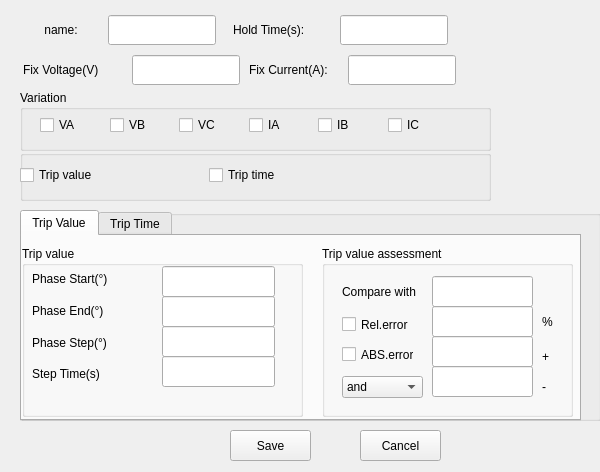
<?xml version="1.0" encoding="UTF-8"?>
<ui version="4.0">
 <class>Phrase</class>
 <widget class="QWidget" name="Phrase">
  <property name="geometry">
   <rect>
    <x>0</x>
    <y>0</y>
    <width>600</width>
    <height>472</height>
   </rect>
  </property>
  <property name="windowTitle">
   <string>Form</string>
  </property>
  <widget class="QGroupBox" name="groupBox">
   <property name="geometry">
    <rect>
     <x>20</x>
     <y>90</y>
     <width>471</width>
     <height>61</height>
    </rect>
   </property>
   <property name="title">
    <string>Variation</string>
   </property>
   <widget class="QWidget" name="horizontalLayoutWidget">
    <property name="geometry">
     <rect>
      <x>20</x>
      <y>20</y>
      <width>411</width>
      <height>31</height>
     </rect>
    </property>
    <layout class="QHBoxLayout" name="horizontalLayout">
     <item>
      <widget class="QCheckBox" name="checkBox">
       <property name="text">
        <string>VA</string>
       </property>
      </widget>
     </item>
     <item>
      <widget class="QCheckBox" name="checkBox_2">
       <property name="text">
        <string>VB</string>
       </property>
      </widget>
     </item>
     <item>
      <widget class="QCheckBox" name="checkBox_3">
       <property name="text">
        <string>VC</string>
       </property>
      </widget>
     </item>
     <item>
      <widget class="QCheckBox" name="checkBox_4">
       <property name="text">
        <string>IA</string>
       </property>
      </widget>
     </item>
     <item>
      <widget class="QCheckBox" name="checkBox_5">
       <property name="text">
        <string>IB</string>
       </property>
      </widget>
     </item>
     <item>
      <widget class="QCheckBox" name="checkBox_6">
       <property name="text">
        <string>IC</string>
       </property>
      </widget>
     </item>
    </layout>
   </widget>
  </widget>
  <widget class="QPushButton" name="pushButton">
   <property name="geometry">
    <rect>
     <x>230</x>
     <y>430</y>
     <width>81</width>
     <height>31</height>
    </rect>
   </property>
   <property name="text">
    <string>Save</string>
   </property>
  </widget>
  <widget class="QPushButton" name="pushButton_2">
   <property name="geometry">
    <rect>
     <x>360</x>
     <y>430</y>
     <width>81</width>
     <height>31</height>
    </rect>
   </property>
   <property name="text">
    <string>Cancel</string>
   </property>
  </widget>
  <widget class="QGroupBox" name="groupBox_6">
   <property name="geometry">
    <rect>
     <x>20</x>
     <y>210</y>
     <width>581</width>
     <height>211</height>
    </rect>
   </property>
   <property name="title">
    <string/>
   </property>
   <widget class="QTabWidget" name="tabWidget">
    <property name="geometry">
     <rect>
      <x>0</x>
      <y>0</y>
      <width>561</width>
      <height>211</height>
     </rect>
    </property>
    <property name="currentIndex">
     <number>0</number>
    </property>
    <widget class="QWidget" name="tab">
     <attribute name="title">
      <string>Trip Value</string>
     </attribute>
     <widget class="QGroupBox" name="groupBox_2">
      <property name="geometry">
       <rect>
        <x>0</x>
        <y>10</y>
        <width>281</width>
        <height>171</height>
       </rect>
      </property>
      <property name="title">
       <string>Trip value</string>
      </property>
      <widget class="QWidget" name="verticalLayoutWidget">
       <property name="geometry">
        <rect>
         <x>10</x>
         <y>20</y>
         <width>121</width>
         <height>121</height>
        </rect>
       </property>
       <layout class="QVBoxLayout" name="verticalLayout">
        <item>
         <widget class="QLabel" name="label_2">
          <property name="text">
           <string>Phase Start(°)</string>
          </property>
         </widget>
        </item>
        <item>
         <widget class="QLabel" name="label_3">
          <property name="text">
           <string>Phase End(°)</string>
          </property>
         </widget>
        </item>
        <item>
         <widget class="QLabel" name="label_5">
          <property name="text">
           <string>Phase Step(°)</string>
          </property>
         </widget>
        </item>
        <item>
         <widget class="QLabel" name="label_4">
          <property name="text">
           <string>Step Time(s)</string>
          </property>
         </widget>
        </item>
       </layout>
      </widget>
      <widget class="QLineEdit" name="lineEdit_5">
       <property name="geometry">
        <rect>
         <x>140</x>
         <y>110</y>
         <width>113</width>
         <height>31</height>
        </rect>
       </property>
      </widget>
      <widget class="QLineEdit" name="lineEdit_3">
       <property name="geometry">
        <rect>
         <x>140</x>
         <y>50</y>
         <width>113</width>
         <height>31</height>
        </rect>
       </property>
      </widget>
      <widget class="QLineEdit" name="lineEdit_4">
       <property name="geometry">
        <rect>
         <x>140</x>
         <y>80</y>
         <width>113</width>
         <height>31</height>
        </rect>
       </property>
      </widget>
      <widget class="QLineEdit" name="lineEdit_2">
       <property name="geometry">
        <rect>
         <x>140</x>
         <y>20</y>
         <width>113</width>
         <height>31</height>
        </rect>
       </property>
      </widget>
     </widget>
     <widget class="QGroupBox" name="groupBox_3">
      <property name="geometry">
       <rect>
        <x>300</x>
        <y>10</y>
        <width>251</width>
        <height>171</height>
       </rect>
      </property>
      <property name="title">
       <string>Trip value assessment</string>
      </property>
      <widget class="QLabel" name="label_6">
       <property name="geometry">
        <rect>
         <x>20</x>
         <y>30</y>
         <width>81</width>
         <height>31</height>
        </rect>
       </property>
       <property name="text">
        <string>Compare with</string>
       </property>
      </widget>
      <widget class="QLineEdit" name="lineEdit_7">
       <property name="geometry">
        <rect>
         <x>110</x>
         <y>30</y>
         <width>101</width>
         <height>31</height>
        </rect>
       </property>
      </widget>
      <widget class="QLineEdit" name="lineEdit_8">
       <property name="geometry">
        <rect>
         <x>110</x>
         <y>60</y>
         <width>101</width>
         <height>31</height>
        </rect>
       </property>
      </widget>
      <widget class="QLineEdit" name="lineEdit_9">
       <property name="geometry">
        <rect>
         <x>110</x>
         <y>90</y>
         <width>101</width>
         <height>31</height>
        </rect>
       </property>
      </widget>
      <widget class="QCheckBox" name="checkBox_7">
       <property name="geometry">
        <rect>
         <x>20</x>
         <y>70</y>
         <width>72</width>
         <height>17</height>
        </rect>
       </property>
       <property name="text">
        <string>Rel.error</string>
       </property>
      </widget>
      <widget class="QCheckBox" name="checkBox_8">
       <property name="geometry">
        <rect>
         <x>20</x>
         <y>100</y>
         <width>72</width>
         <height>17</height>
        </rect>
       </property>
       <property name="text">
        <string>ABS.error</string>
       </property>
      </widget>
      <widget class="QComboBox" name="comboBox">
       <property name="geometry">
        <rect>
         <x>20</x>
         <y>130</y>
         <width>81</width>
         <height>22</height>
        </rect>
       </property>
       <item>
        <property name="text">
         <string>and</string>
        </property>
       </item>
       <item>
        <property name="text">
         <string>or</string>
        </property>
       </item>
      </widget>
      <widget class="QLabel" name="label_14">
       <property name="geometry">
        <rect>
         <x>220</x>
         <y>100</y>
         <width>54</width>
         <height>21</height>
        </rect>
       </property>
       <property name="text">
        <string>+</string>
       </property>
      </widget>
      <widget class="QLineEdit" name="lineEdit_18">
       <property name="geometry">
        <rect>
         <x>110</x>
         <y>120</y>
         <width>101</width>
         <height>31</height>
        </rect>
       </property>
      </widget>
      <widget class="QLabel" name="label_15">
       <property name="geometry">
        <rect>
         <x>220</x>
         <y>130</y>
         <width>54</width>
         <height>21</height>
        </rect>
       </property>
       <property name="text">
        <string>-</string>
       </property>
      </widget>
      <widget class="QLabel" name="label_7">
       <property name="geometry">
        <rect>
         <x>220</x>
         <y>60</y>
         <width>31</width>
         <height>31</height>
        </rect>
       </property>
       <property name="text">
        <string>%</string>
       </property>
      </widget>
     </widget>
    </widget>
    <widget class="QWidget" name="tab_2">
     <attribute name="title">
      <string>Trip Time</string>
     </attribute>
     <widget class="QGroupBox" name="groupBox_4">
      <property name="geometry">
       <rect>
        <x>10</x>
        <y>10</y>
        <width>281</width>
        <height>161</height>
       </rect>
      </property>
      <property name="title">
       <string>Trip time</string>
      </property>
      <widget class="QLabel" name="label_8">
       <property name="geometry">
        <rect>
         <x>20</x>
         <y>30</y>
         <width>121</width>
         <height>31</height>
        </rect>
       </property>
       <property name="text">
        <string>Stop Phase(°):</string>
       </property>
      </widget>
      <widget class="QLabel" name="label_9">
       <property name="geometry">
        <rect>
         <x>20</x>
         <y>60</y>
         <width>121</width>
         <height>31</height>
        </rect>
       </property>
       <property name="text">
        <string>Maximum Time(s)</string>
       </property>
      </widget>
      <widget class="QLineEdit" name="lineEdit_10">
       <property name="geometry">
        <rect>
         <x>140</x>
         <y>30</y>
         <width>113</width>
         <height>31</height>
        </rect>
       </property>
      </widget>
      <widget class="QLineEdit" name="lineEdit_11">
       <property name="geometry">
        <rect>
         <x>140</x>
         <y>60</y>
         <width>113</width>
         <height>31</height>
        </rect>
       </property>
      </widget>
     </widget>
     <widget class="QGroupBox" name="groupBox_5">
      <property name="geometry">
       <rect>
        <x>300</x>
        <y>10</y>
        <width>251</width>
        <height>161</height>
       </rect>
      </property>
      <property name="title">
       <string>Trip time assessment</string>
      </property>
      <widget class="QLabel" name="label_10">
       <property name="geometry">
        <rect>
         <x>20</x>
         <y>30</y>
         <width>81</width>
         <height>31</height>
        </rect>
       </property>
       <property name="text">
        <string>Compare with</string>
       </property>
      </widget>
      <widget class="QLineEdit" name="lineEdit_12">
       <property name="geometry">
        <rect>
         <x>110</x>
         <y>30</y>
         <width>101</width>
         <height>31</height>
        </rect>
       </property>
      </widget>
      <widget class="QLineEdit" name="lineEdit_13">
       <property name="geometry">
        <rect>
         <x>110</x>
         <y>60</y>
         <width>101</width>
         <height>31</height>
        </rect>
       </property>
      </widget>
      <widget class="QLineEdit" name="lineEdit_14">
       <property name="geometry">
        <rect>
         <x>110</x>
         <y>90</y>
         <width>101</width>
         <height>31</height>
        </rect>
       </property>
      </widget>
      <widget class="QCheckBox" name="checkBox_9">
       <property name="geometry">
        <rect>
         <x>20</x>
         <y>70</y>
         <width>72</width>
         <height>17</height>
        </rect>
       </property>
       <property name="text">
        <string>Rel.error</string>
       </property>
      </widget>
      <widget class="QCheckBox" name="checkBox_10">
       <property name="geometry">
        <rect>
         <x>20</x>
         <y>100</y>
         <width>72</width>
         <height>17</height>
        </rect>
       </property>
       <property name="text">
        <string>ABS.error</string>
       </property>
      </widget>
      <widget class="QComboBox" name="comboBox_2">
       <property name="geometry">
        <rect>
         <x>20</x>
         <y>130</y>
         <width>81</width>
         <height>22</height>
        </rect>
       </property>
       <item>
        <property name="text">
         <string>and</string>
        </property>
       </item>
       <item>
        <property name="text">
         <string>or</string>
        </property>
       </item>
      </widget>
      <widget class="QLabel" name="label_16">
       <property name="geometry">
        <rect>
         <x>220</x>
         <y>100</y>
         <width>61</width>
         <height>20</height>
        </rect>
       </property>
       <property name="text">
        <string>+</string>
       </property>
      </widget>
      <widget class="QLabel" name="label_17">
       <property name="geometry">
        <rect>
         <x>220</x>
         <y>130</y>
         <width>41</width>
         <height>21</height>
        </rect>
       </property>
       <property name="text">
        <string>-</string>
       </property>
      </widget>
      <widget class="QLineEdit" name="lineEdit_19">
       <property name="geometry">
        <rect>
         <x>110</x>
         <y>120</y>
         <width>101</width>
         <height>31</height>
        </rect>
       </property>
      </widget>
      <widget class="QLabel" name="label_18">
       <property name="geometry">
        <rect>
         <x>220</x>
         <y>60</y>
         <width>54</width>
         <height>31</height>
        </rect>
       </property>
       <property name="text">
        <string>%</string>
       </property>
      </widget>
     </widget>
    </widget>
   </widget>
  </widget>
  <widget class="QWidget" name="horizontalLayoutWidget_3">
   <property name="geometry">
    <rect>
     <x>20</x>
     <y>10</y>
     <width>441</width>
     <height>41</height>
    </rect>
   </property>
   <layout class="QHBoxLayout" name="horizontalLayout_3">
    <item>
     <widget class="QLabel" name="label">
      <property name="sizePolicy">
       <sizepolicy hsizetype="Fixed" vsizetype="Fixed">
        <horstretch>0</horstretch>
        <verstretch>0</verstretch>
       </sizepolicy>
      </property>
      <property name="minimumSize">
       <size>
        <width>60</width>
        <height>30</height>
       </size>
      </property>
      <property name="text">
       <string>name:</string>
      </property>
      <property name="textFormat">
       <enum>Qt::PlainText</enum>
      </property>
      <property name="alignment">
       <set>Qt::AlignCenter</set>
      </property>
     </widget>
    </item>
    <item>
     <widget class="QLineEdit" name="lineEdit">
      <property name="sizePolicy">
       <sizepolicy hsizetype="Fixed" vsizetype="Fixed">
        <horstretch>0</horstretch>
        <verstretch>0</verstretch>
       </sizepolicy>
      </property>
      <property name="minimumSize">
       <size>
        <width>80</width>
        <height>30</height>
       </size>
      </property>
     </widget>
    </item>
    <item>
     <widget class="QLabel" name="label_11">
      <property name="sizePolicy">
       <sizepolicy hsizetype="Fixed" vsizetype="Fixed">
        <horstretch>0</horstretch>
        <verstretch>0</verstretch>
       </sizepolicy>
      </property>
      <property name="minimumSize">
       <size>
        <width>90</width>
        <height>30</height>
       </size>
      </property>
      <property name="text">
       <string>Hold Time(s):</string>
      </property>
     </widget>
    </item>
    <item>
     <widget class="QLineEdit" name="lineEdit_15">
      <property name="sizePolicy">
       <sizepolicy hsizetype="Fixed" vsizetype="Fixed">
        <horstretch>0</horstretch>
        <verstretch>0</verstretch>
       </sizepolicy>
      </property>
      <property name="minimumSize">
       <size>
        <width>90</width>
        <height>30</height>
       </size>
      </property>
     </widget>
    </item>
   </layout>
  </widget>
  <widget class="QWidget" name="horizontalLayoutWidget_4">
   <property name="geometry">
    <rect>
     <x>20</x>
     <y>50</y>
     <width>441</width>
     <height>41</height>
    </rect>
   </property>
   <layout class="QHBoxLayout" name="horizontalLayout_4">
    <item>
     <widget class="QLabel" name="label_12">
      <property name="sizePolicy">
       <sizepolicy hsizetype="Fixed" vsizetype="Fixed">
        <horstretch>0</horstretch>
        <verstretch>0</verstretch>
       </sizepolicy>
      </property>
      <property name="minimumSize">
       <size>
        <width>100</width>
        <height>30</height>
       </size>
      </property>
      <property name="text">
       <string>Fix Voltage(V)</string>
      </property>
     </widget>
    </item>
    <item>
     <widget class="QLineEdit" name="lineEdit_16">
      <property name="sizePolicy">
       <sizepolicy hsizetype="Fixed" vsizetype="Fixed">
        <horstretch>0</horstretch>
        <verstretch>0</verstretch>
       </sizepolicy>
      </property>
      <property name="minimumSize">
       <size>
        <width>90</width>
        <height>30</height>
       </size>
      </property>
     </widget>
    </item>
    <item>
     <widget class="QLabel" name="label_13">
      <property name="sizePolicy">
       <sizepolicy hsizetype="Fixed" vsizetype="Fixed">
        <horstretch>0</horstretch>
        <verstretch>0</verstretch>
       </sizepolicy>
      </property>
      <property name="minimumSize">
       <size>
        <width>90</width>
        <height>30</height>
       </size>
      </property>
      <property name="text">
       <string>Fix Current(A):</string>
      </property>
     </widget>
    </item>
    <item>
     <widget class="QLineEdit" name="lineEdit_17">
      <property name="sizePolicy">
       <sizepolicy hsizetype="Fixed" vsizetype="Fixed">
        <horstretch>0</horstretch>
        <verstretch>0</verstretch>
       </sizepolicy>
      </property>
      <property name="minimumSize">
       <size>
        <width>90</width>
        <height>30</height>
       </size>
      </property>
     </widget>
    </item>
   </layout>
  </widget>
  <widget class="QGroupBox" name="groupBox_7">
   <property name="geometry">
    <rect>
     <x>20</x>
     <y>150</y>
     <width>471</width>
     <height>51</height>
    </rect>
   </property>
   <property name="title">
    <string/>
   </property>
   <widget class="QWidget" name="horizontalLayoutWidget_2">
    <property name="geometry">
     <rect>
      <x>0</x>
      <y>10</y>
      <width>371</width>
      <height>31</height>
     </rect>
    </property>
    <layout class="QHBoxLayout" name="horizontalLayout_2">
     <item>
      <widget class="QCheckBox" name="checkBox_11">
       <property name="text">
        <string>Trip value</string>
       </property>
      </widget>
     </item>
     <item>
      <widget class="QCheckBox" name="checkBox_12">
       <property name="text">
        <string>Trip time</string>
       </property>
      </widget>
     </item>
    </layout>
   </widget>
  </widget>
 </widget>
 <resources/>
 <connections/>
</ui>
